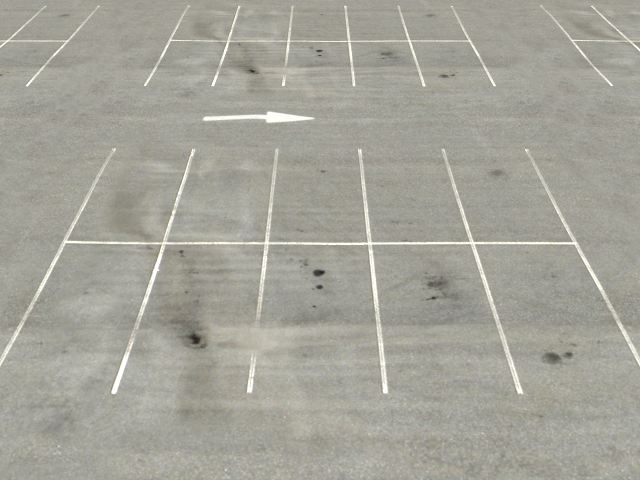
#> input picture Lane Detection/data/lot.png, 640 x 480 px, found by its file name
$ jupyter execute 'Lane Detection.ipynb'   (shell and % lines are left out)
#> lines starting #> are read from the running program, lines starting #| are printed output that depends on the picture; pictures that were not available may be replaced by others from this repository, and a replacement may not be noted
[cell 1]
import cv2
import numpy as np
import matplotlib.pyplot as plt

plt.rcParams["figure.figsize"] = (15, 7.5)

def show(img):
    plt.imshow(img, cmap='gray')
    plt.show()

[cell 2]
lot_img = cv2.imread('videos/lot.png')
#> lot_img is the input picture: shape (480, 640, 3); mean B, G, R 153.2, 163.3, 164.3

show(lot_img)

[cell 3]
def process_frame(frame):

    ret, mask = cv2.threshold(frame, 220, 255, cv2.THRESH_BINARY)
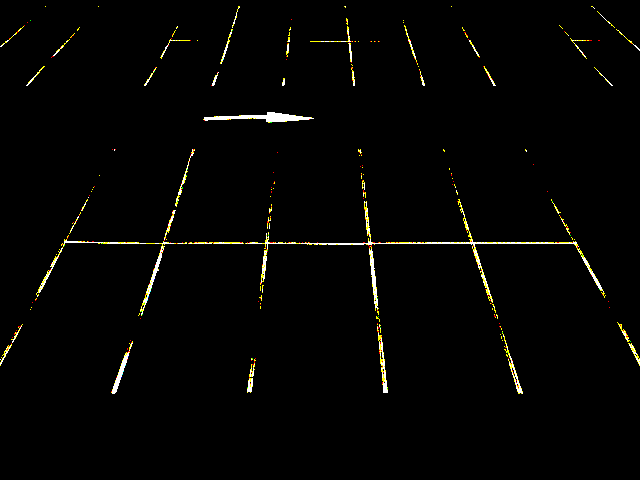
#> mask: shape (480, 640, 3); mean B, G, R 2.8, 4.3, 4.5

    kernel = np.ones((3,3), np.uint8)
    img_dilation = cv2.dilate(mask, kernel, iterations=2)
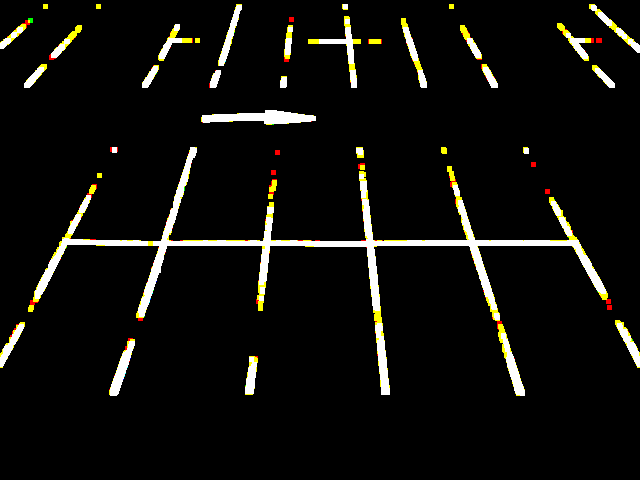
#> img_dilation: shape (480, 640, 3); mean B, G, R 12.2, 15.3, 15.8
    img_erosion = cv2.erode(img_dilation, kernel, iterations=1)
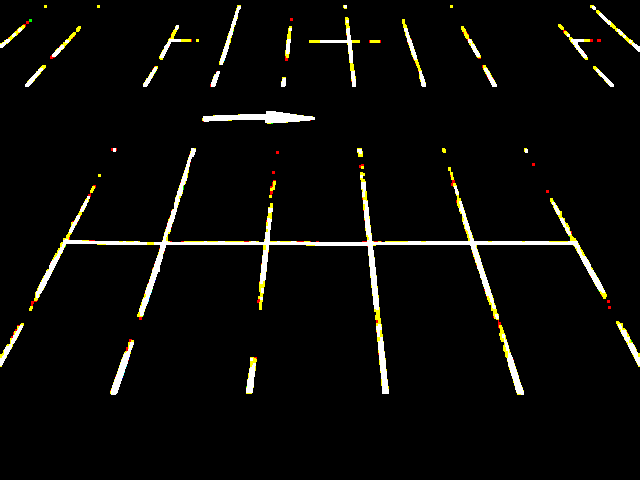
#> img_erosion: shape (480, 640, 3); mean B, G, R 7.6, 9.9, 10.3

    return img_erosion

img = process_frame(lot_img)
show(img)

[cell 4]
cap = cv2.VideoCapture('videos/test_countryroad.mp4')

[cell 5]
while(cap.isOpened()):
    ret, frame = cap.read()
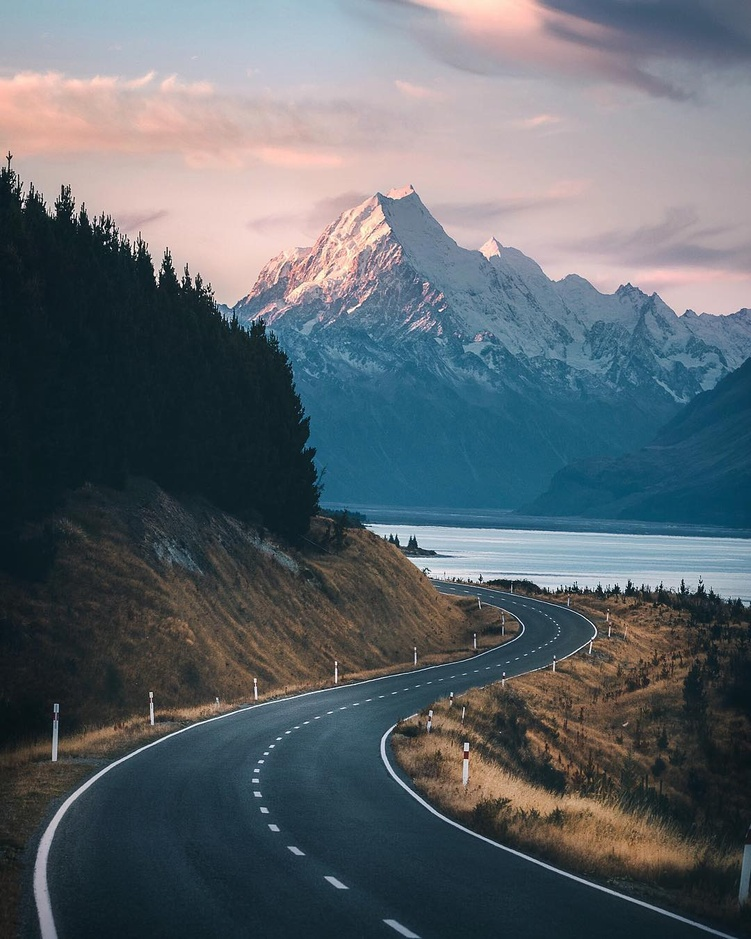
#> input picture Lane Detection/data/bca2mtsc53v31.jpg, 751 x 939 px, shrunk from 1080 x 1350 before the run, given in place of test_countryroad.mp4, which was not available
#> frame is the input picture: shape (939, 751, 3); mean B, G, R 107.4, 100.9, 92.5

    if not ret:
        # restart video
        cap.set(cv2.CAP_PROP_POS_FRAMES, 0)
        continue

    key = cv2.waitKey(1)
#> (key x is pressed here)
    if key & 0xFF == ord('x'):
        cv2.destroyAllWindows()
        break


    img = process_frame(frame)

    cv2.imshow('frame', frame)
    cv2.imshow('img', img)
